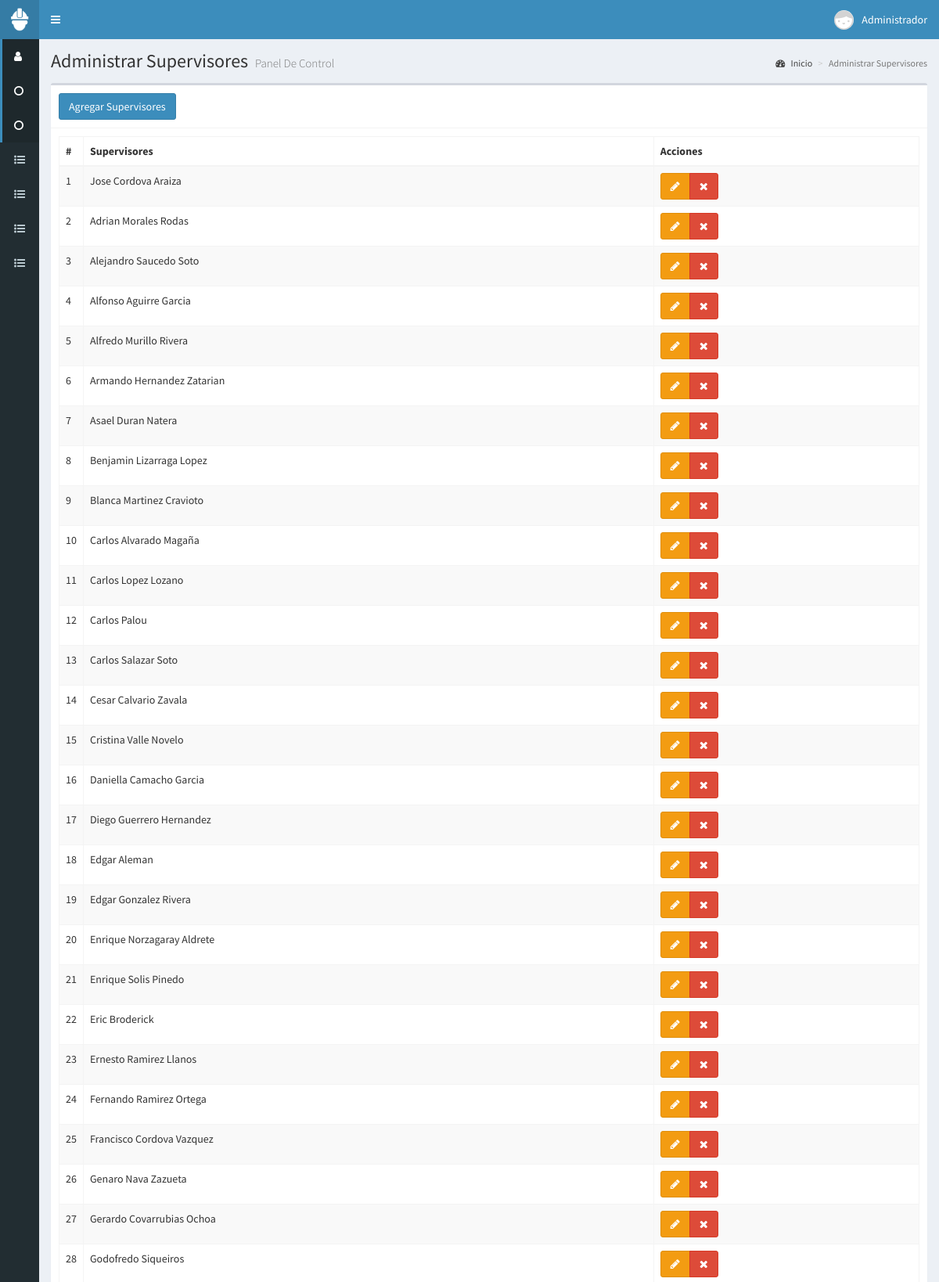
The page /supervisores (signed in, upper part) on the database its author committed.
### tables this page shows
CREATE TABLE t_Supervisor
(
  id_supervisor SMALLINT UNSIGNED PRIMARY KEY AUTO_INCREMENT,
  descripcion VARCHAR(50) NOT NULL	
);

### controladores/plantilla.controlador.php (called while the page is built)
<?php
  class ControladorPlantilla
  {
    static public function ctrPlantilla()
    {
      include "vistas/plantilla.php";
    }
  }

### index.php (called while the page is built, shortened)
<?php
require_once "controladores/plantilla.controlador.php";
require_once "controladores/ventas.controlador.php";
require_once "controladores/supervisores.controlador.php";
require_once "controladores/subir-csv.controlador.php";
require_once "modelos/supervisores.modelo.php";
$plantilla = new ControladorPlantilla();
$plantilla->ctrPlantilla();

### controladores/supervisores.controlador.php (called while the page is built, shortened)
<?php
  class ControladorSupervisores
  {
		static public function ctrMostrarSupervisores($item,$valor)
		{
			$tabla = "t_Supervisor";
			$respuesta = ModeloSupervisores::mdlMostrarSupervisores($tabla,$item,$valor);
			return $respuesta;
		}
  }
?>

### modelos/conexion.php (called while the page is built)
<?php
  class Conexion
  {
    static public function conectar()
    {
      $link = new PDO("mysql:host=localhost;dbname=bd_responsivas",
                      "usuario_responsiva",
											"responsivas-2020");
			$link->setAttribute(PDO::ATTR_ERRMODE, PDO::ERRMODE_EXCEPTION);
			$mitz="America/Tijuana";
			$tz = (new DateTime('now', new DateTimeZone($mitz)))->format('P');
			$link->exec("SET time_zone='$tz';");
      $link->exec("set names utf8");
      return $link;
    }
  }
?>

### modelos/supervisores.modelo.php (called while the page is built, shortened)
<?php
	require_once "conexion.php";
	class ModeloSupervisores
	{
    static public function mdlMostrarSupervisores($tabla,$item,$valor)
    {
			if ($item != null)
			{
				$stmt = Conexion::conectar()->prepare("SELECT * FROM $tabla WHERE $item = :$item");
				$stmt->bindParam(":".$item,$valor, PDO::PARAM_STR);
				$stmt->execute();
				$registros = $stmt->fetch();
				$stmt->closeCursor();
				$stmt=null;
				return $registros;
			}
			else
			{
				$stmt = Conexion::conectar()->prepare("SELECT * FROM $tabla ORDER BY descripcion");
				$stmt->execute();
				$registros = $stmt->fetchAll();
				return $registros;
			}
		}
	}
?>

### vistas/modulos/supervisores.php (the view, shortened to what this page needs)
<div class="content-wrapper">
  <section class="content-header">
    <h1>
      Administrar Supervisores
      <small>Panel De Control</small>
    </h1>
    <ol class="breadcrumb">
      <li><a href="inicio"><i class="fa fa-dashboard"></i> Inicio</a></li>
      <li class="active">Administrar Supervisores</li>
    </ol>
  </section>
  <section class="content">
    <div class="box">
      <div class="box-header with-border">
        <button class="btn btn-primary"  data-toggle="modal" data-target="#modalAgregarSupervisores">
          Agregar Supervisores
        </button>
      </div>
      <div class="box-body">
        <table class="table table-bordered table-striped dt-responsive tablas">
          <thead>
            <tr>
              <th style="width:10px">#</th>
              <th>Supervisores</th>
              <th>Acciones </th>
            </tr>
          </thead>
          <tbody>
					<?php
						$item = null;
						$valor = null;
						$supervisores = ControladorSupervisores::ctrMostrarSupervisores($item,$valor);
						foreach ($supervisores as $key => $value)
						{
							echo '
										<tr>
											<td>'.($key+1).'</td>
											<td>'.$value["descripcion"].'</td>
											<td>
												<div class="btn-group">
													<button class="btn btn-warning btnEditarSupervisor" idSupervisor="'.$value["id_supervisor"].'" data-toggle="modal" data-target="#modalEditarSupervisor"><i class="fa fa-pencil"></i></button>';
													if ($_SESSION["perfil"] == "Administrador")
													{
														echo '
													<button class="btn btn-danger btnEliminarSupervisor" idSupervisor="'.$value["id_supervisor"].'"><i class="fa fa-times"></i></button>';
													}
												echo '</div>
											</td>
										</tr>';
						}
					?>
          </tbody>
        </table>
      </div>
    </div>
  </section>
</div>

### rows shown on the page
t_supervisor: descripcion "Jose Cordova Araiza"
t_supervisor: descripcion "Adrian Morales Rodas"
t_supervisor: descripcion "Alejandro Saucedo Soto"
t_supervisor: descripcion "Alfonso Aguirre Garcia"
t_supervisor: descripcion "Alfredo Murillo Rivera"
t_supervisor: descripcion "Armando Hernandez Zatarian"
t_supervisor: descripcion "Asael Duran Natera"
t_supervisor: descripcion "Benjamin Lizarraga Lopez"
t_supervisor: descripcion "Blanca Martinez Cravioto"
t_supervisor: descripcion "Carlos Alvarado Magaña"
t_supervisor: descripcion "Carlos Lopez Lozano"
t_supervisor: descripcion "Carlos Palou"
t_supervisor: descripcion "Carlos Salazar Soto"
t_supervisor: descripcion "Cesar Calvario Zavala"
t_supervisor: descripcion "Cristina Valle Novelo"
t_supervisor: descripcion "Daniella Camacho Garcia"
t_supervisor: descripcion "Diego Guerrero Hernandez"
t_supervisor: descripcion "Edgar Aleman"
t_supervisor: descripcion "Edgar Gonzalez Rivera"
t_supervisor: descripcion "Enrique Norzagaray Aldrete"
t_supervisor: descripcion "Enrique Solis Pinedo"
t_supervisor: descripcion "Eric Broderick"
t_supervisor: descripcion "Ernesto Ramirez Llanos"
t_supervisor: descripcion "Fernando Ramirez Ortega"
t_supervisor: descripcion "Francisco Cordova Vazquez"
t_supervisor: descripcion "Genaro Nava Zazueta"
t_supervisor: descripcion "Gerardo Covarrubias Ochoa"
t_supervisor: descripcion "Godofredo Siqueiros"

### other values the page prints
$_SESSION["nombre"] "Administrador"
